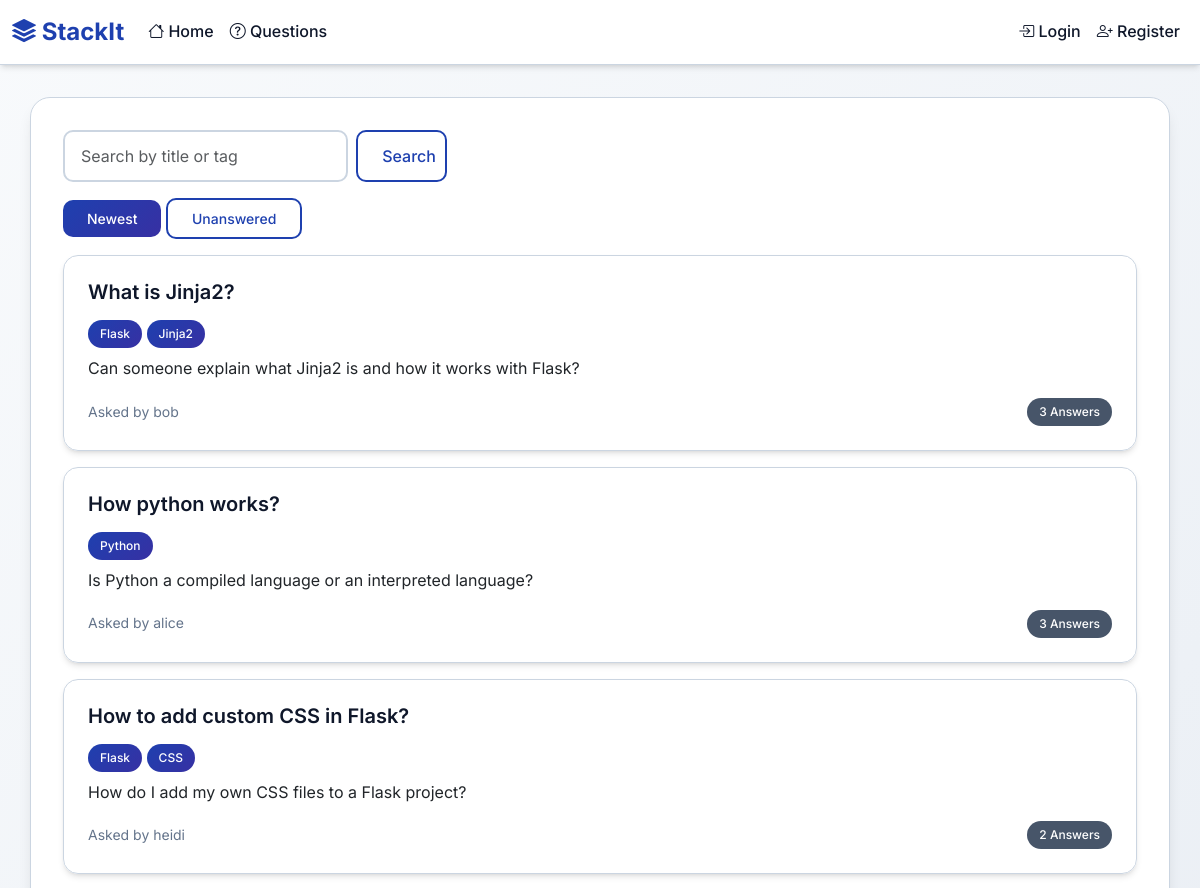
Page /questions (upper part) on the earlier database version.
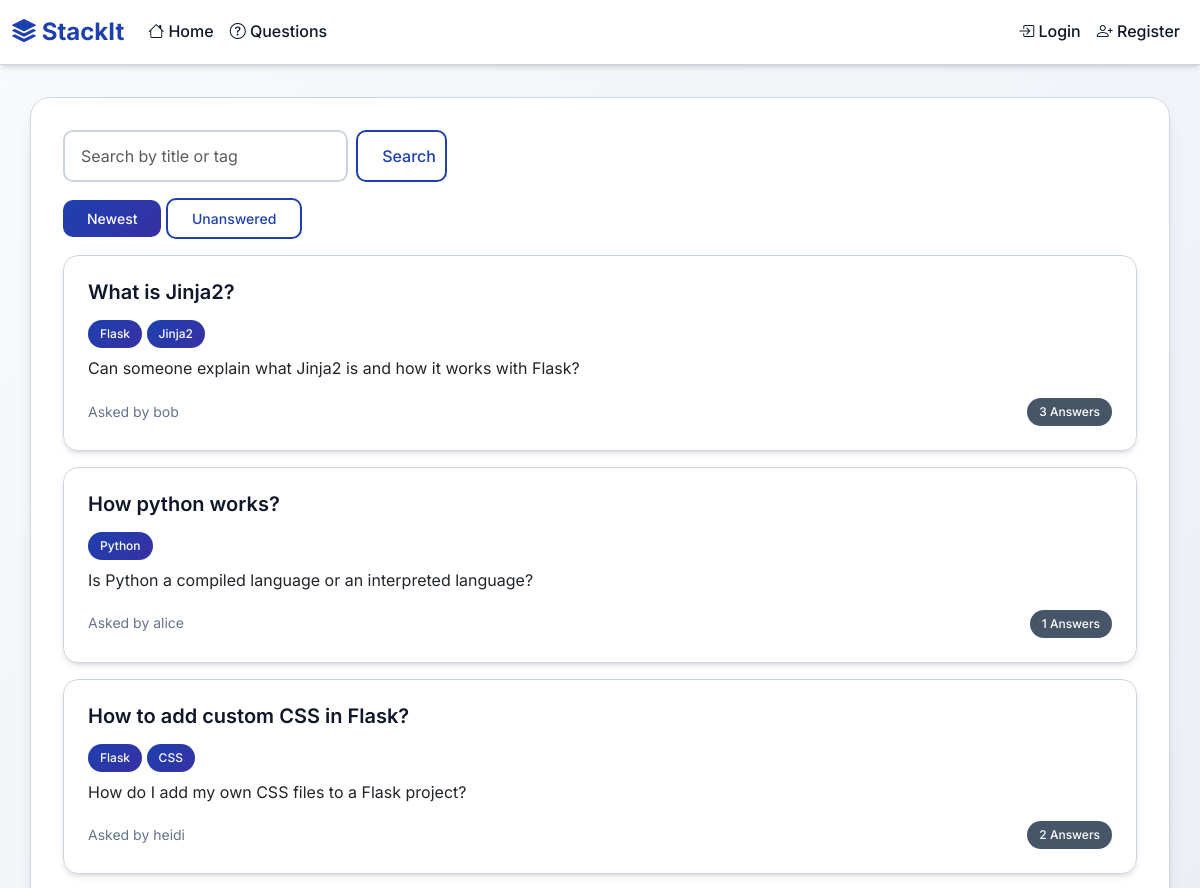
Same page on the later database version.
### tables this page shows
CREATE TABLE questions (
            id INTEGER PRIMARY KEY AUTOINCREMENT,
            title TEXT NOT NULL,
            body_html TEXT NOT NULL,
            user_id INTEGER NOT NULL,
            created_at TIMESTAMP DEFAULT CURRENT_TIMESTAMP,
            accepted_answer_id INTEGER,
            FOREIGN KEY (user_id) REFERENCES users (id)
        );

### app.py (the view)
@app.route('/questions')
def index():
    page = request.args.get('page', 1, type=int)
    per_page = 10
    offset = (page - 1) * per_page
    conn = get_db()
    filter_type = request.args.get('filter', 'newest')
    search_query = request.args.get('search', '')
    if filter_type == 'unanswered':
        base_query = '''
            SELECT q.*, u.username,
                   (SELECT COUNT(*) FROM answers WHERE question_id = q.id) as answer_count,
                   GROUP_CONCAT(t.name) as tags
            FROM questions q
            LEFT JOIN users u ON q.user_id = u.id
            LEFT JOIN question_tags qt ON q.id = qt.question_id
            LEFT JOIN tags t ON qt.tag_id = t.id
            WHERE q.id NOT IN (SELECT DISTINCT question_id FROM answers)
        '''
        if search_query:
            base_query += f" AND (q.title LIKE '%{search_query}%' OR t.name LIKE '%{search_query}%')"
    else:
        base_query = '''
            SELECT q.*, u.username,
                   (SELECT COUNT(*) FROM answers WHERE question_id = q.id) as answer_count,
                   GROUP_CONCAT(t.name) as tags
            FROM questions q
            LEFT JOIN users u ON q.user_id = u.id
            LEFT JOIN question_tags qt ON q.id = qt.question_id
            LEFT JOIN tags t ON qt.tag_id = t.id
        '''
        if search_query:
            base_query += f" WHERE (q.title LIKE '%{search_query}%' OR t.name LIKE '%{search_query}%')"
    base_query += " GROUP BY q.id"
    if filter_type == 'newest':
        base_query += " ORDER BY q.created_at DESC"
    elif filter_type == 'votes':
        base_query += " ORDER BY (SELECT COALESCE(SUM(v.value), 0) FROM votes v JOIN answers a ON v.answer_id = a.id WHERE a.question_id = q.id) DESC"
    base_query += f" LIMIT {per_page} OFFSET {offset}"
    questions = conn.execute(base_query).fetchall()
    if filter_type == 'unanswered':
        count_query = '''
            SELECT COUNT(DISTINCT q.id) as total
            FROM questions q
            LEFT JOIN question_tags qt ON q.id = qt.question_id
            LEFT JOIN tags t ON qt.tag_id = t.id
            WHERE q.id NOT IN (SELECT DISTINCT question_id FROM answers)
        '''
        if search_query:
            count_query += f" AND (q.title LIKE '%{search_query}%' OR t.name LIKE '%{search_query}%')"
    else:
        count_query = '''
            SELECT COUNT(DISTINCT q.id) as total
            FROM questions q
            LEFT JOIN question_tags qt ON q.id = qt.question_id
            LEFT JOIN tags t ON qt.tag_id = t.id
        '''
        if search_query:
            count_query += f" WHERE (q.title LIKE '%{search_query}%' OR t.name LIKE '%{search_query}%')"
    total = conn.execute(count_query).fetchone()['total']
    conn.close()
    total_pages = (total + per_page - 1) // per_page
    return render_template('index.html',
                         questions=questions,
                         page=page,
                         total_pages=total_pages,
                         filter_type=filter_type,
                         search_query=search_query)

### app.py (called while the page is built)
def get_db():
    conn = sqlite3.connect('database.db')
    conn.row_factory = sqlite3.Row
    return conn

### templates/index.html (shortened to what this page needs)
{% extends 'base.html' %}
{% block content %}
<div class="d-flex justify-content-between align-items-center mb-3">
  <form class="d-flex" method="get" action="{{ url_for('index') }}">
    <input class="form-control me-2" type="search" name="search" placeholder="Search by title or tag" value="{{ search_query }}">
    <button class="btn btn-outline-primary" type="submit">Search</button>
  </form>
</div>
<div class="mb-3">
  <a href="{{ url_for('index', filter='newest') }}" class="btn btn-sm {% if filter_type=='newest' %}btn-primary{% else %}btn-outline-primary{% endif %}">Newest</a>
  <a href="{{ url_for('index', filter='unanswered') }}" class="btn btn-sm {% if filter_type=='unanswered' %}btn-primary{% else %}btn-outline-primary{% endif %}">Unanswered</a>
</div>
{% for q in questions %}
  <div class="card mb-3">
    <div class="card-body">
      <h5 class="card-title"><a href="{{ url_for('question', question_id=q.id) }}">{{ q.title }}</a></h5>
      <div class="mb-2">
        {% if q.tags %}
          {% for tag in q.tags.split(',') %}
            <span class="badge bg-info text-dark">{{ tag }}</span>
          {% endfor %}
        {% endif %}
      </div>
      <p class="card-text">{{ q.body_html|striptags|truncate(120) }}</p>
      <div class="d-flex justify-content-between align-items-center">
        <small class="text-muted">Asked by {{ q.username }}</small>
        <span class="badge bg-secondary">{{ q.answer_count }} Answers</span>
      </div>
    </div>
  </div>
{% else %}
  <div class="alert alert-info">No questions found.</div>
{% endfor %}
{% endblock %}

### templates/base.html (shortened to what this page needs)
<!DOCTYPE html>
<html lang="en">
<head>
    <link rel="stylesheet" href="https://cdn.jsdelivr.net/npm/bootstrap@5.3.0/dist/css/bootstrap.min.css">
    <link rel="stylesheet" href="https://cdn.jsdelivr.net/npm/bootstrap-icons@1.10.0/font/bootstrap-icons.css">
    <link rel="stylesheet" href="{{ url_for('static', filename='css/style.css') }}">
    <link href="https://cdn.quilljs.com/1.3.6/quill.snow.css" rel="stylesheet">
</head>
<body>
<nav class="navbar navbar-expand-lg navbar-light bg-light mb-4">
  <div class="container-fluid">
    <a class="navbar-brand" href="{{ url_for('landing') }}">
      <i class="bi bi-stack"></i> StackIt
    </a>
    <div class="collapse navbar-collapse" id="navbarNav">
      <ul class="navbar-nav me-auto mb-2 mb-lg-0">
        <li class="nav-item">
          <a class="nav-link" href="{{ url_for('landing') }}">
            <i class="bi bi-house"></i> Home
          </a>
        </li>
        <li class="nav-item">
          <a class="nav-link" href="{{ url_for('index') }}">
            <i class="bi bi-question-circle"></i> Questions
          </a>
        </li>
      </ul>
      <ul class="navbar-nav ms-auto">
        {% if current_user.is_authenticated %}
        <li class="nav-item">
          <a class="nav-link position-relative" href="#" id="notificationBell">
            <i class="bi bi-bell"></i>
            <span class="badge bg-danger" id="notificationCount" style="display:none;position:absolute;top:0;right:0;">0</span>
          </a>
        </li>
        <li class="nav-item">
          <span class="nav-link">
            <i class="bi bi-person-circle"></i> {{ current_user.username }}
          </span>
        </li>
        <li class="nav-item">
          <a class="nav-link" href="{{ url_for('logout') }}">
            <i class="bi bi-box-arrow-right"></i> Logout
          </a>
        </li>
        {% else %}
        <li class="nav-item">
          <a class="nav-link" href="{{ url_for('login') }}">
            <i class="bi bi-box-arrow-in-right"></i> Login
          </a>
        </li>
        <li class="nav-item">
          <a class="nav-link" href="{{ url_for('register') }}">
            <i class="bi bi-person-plus"></i> Register
          </a>
        </li>
        {% endif %}
      </ul>
    </div>
  </div>
</nav>
<div class="container">
    {% block content %}{% endblock %}
</div>
</body>
</html>

### static/css/style.css (style rules this page uses)
:root { --primary-color: #1e40af; --primary-dark: #1e3a8a; --secondary-color: #475569; --success-color: #059669; --danger-color: #dc2626; --warning-color: #d97706; --info-color: #0891b2; --light-bg: #ffffff; --dark-bg: #0f172a; --border-color: #cbd5e1; --text-primary: #0f172a; --text-secondary: #475569; --text-muted: #64748b; --shadow-sm: 0 1px 2px 0 rgb(0 0 0 / 0.05); --shadow-md: 0 4px 6px -1px rgb(0 0 0 / 0.1), 0 2px 4px -2px rgb(0 0 0 / 0.1); --shadow-lg: 0 10px 15px -3px rgb(0 0 0 / 0.1), 0 4px 6px -4px rgb(0 0 0 / 0.1); --gradient-primary: linear-gradient(135deg, #1e40af 0%, #3730a3 100%); --gradient-secondary: linear-gradient(135deg, #059669 0%, #047857 100%); }
* { box-sizing: border-box; }
body { font-family: 'Inter', -apple-system, BlinkMacSystemFont, 'Segoe UI', Roboto, sans-serif; background: linear-gradient(135deg, #f8fafc 0%, #e2e8f0 100%); min-height: 100vh; color: var(--text-primary); line-height: 1.6; }
.navbar { background: rgba(255, 255, 255, 0.98) !important; backdrop-filter: blur(10px); border-bottom: 1px solid var(--border-color); box-shadow: var(--shadow-md); transition: all 0.3s ease; }
.navbar-brand { font-weight: 700; font-size: 1.5rem; color: var(--primary-color); }
.navbar-nav .nav-link { font-weight: 500; color: var(--text-primary) !important; transition: all 0.3s ease; position: relative; }
.navbar-nav .nav-link::after { content: ''; position: absolute; bottom: 0; left: 50%; width: 0; height: 2px; background: var(--gradient-primary); transition: all 0.3s ease; transform: translateX(-50%); }
.container { background: rgba(255, 255, 255, 0.98); backdrop-filter: blur(10px); border-radius: 20px; box-shadow: var(--shadow-lg); padding: 2rem; margin-top: 2rem; margin-bottom: 2rem; border: 1px solid var(--border-color); }
.card { border: 1px solid var(--border-color); border-radius: 15px; box-shadow: var(--shadow-md); transition: all 0.3s ease; background: rgba(255, 255, 255, 0.98); backdrop-filter: blur(10px); }
.card-body { padding: 1.5rem; }
.card-title { font-weight: 600; color: var(--text-primary); margin-bottom: 1rem; }
.card-title a { color: var(--text-primary); text-decoration: none; transition: color 0.3s ease; }
.badge { font-weight: 500; padding: 0.5rem 0.75rem; border-radius: 20px; font-size: 0.75rem; transition: all 0.3s ease; }
.bg-info { background: var(--gradient-primary) !important; color: white !important; }
.bg-secondary { background: var(--secondary-color) !important; }
.btn { border-radius: 10px; font-weight: 500; padding: 0.5rem 1.5rem; transition: all 0.3s ease; border: none; position: relative; overflow: hidden; }
.btn::before { content: ''; position: absolute; top: 0; left: -100%; width: 100%; height: 100%; background: linear-gradient(90deg, transparent, rgba(255, 255, 255, 0.2), transparent); transition: left 0.5s; }
.btn-primary { background: var(--gradient-primary); color: white; }
.btn-outline-primary { border: 2px solid var(--primary-color); color: var(--primary-color); background: transparent; }
.form-control { border-radius: 10px; border: 2px solid var(--border-color); padding: 0.75rem 1rem; transition: all 0.3s ease; background: rgba(255, 255, 255, 0.98); color: var(--text-primary); }
* { transition: all 0.3s ease; }
.text-muted { color: var(--text-muted) !important; }

Differences in the rows shown:
changed questions "How python works?": answer_count "3" → "1"
